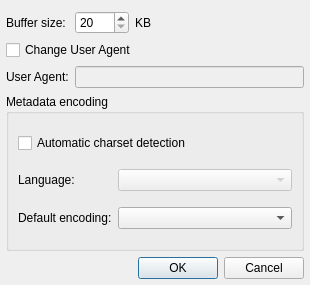
<?xml version="1.0" encoding="UTF-8"?>
<ui version="4.0">
 <class>HttpSettingsDialog</class>
 <widget class="QDialog" name="HttpSettingsDialog">
  <property name="geometry">
   <rect>
    <x>0</x>
    <y>0</y>
    <width>310</width>
    <height>285</height>
   </rect>
  </property>
  <property name="windowTitle">
   <string>HTTP Plugin Settings</string>
  </property>
  <layout class="QGridLayout" name="gridLayout_2">
   <property name="leftMargin">
    <number>6</number>
   </property>
   <property name="rightMargin">
    <number>6</number>
   </property>
   <property name="bottomMargin">
    <number>6</number>
   </property>
   <item row="0" column="0">
    <widget class="QLabel" name="label_17_2_2">
     <property name="text">
      <string>Buffer size:</string>
     </property>
     <property name="alignment">
      <set>Qt::AlignLeading|Qt::AlignLeft|Qt::AlignVCenter</set>
     </property>
    </widget>
   </item>
   <item row="0" column="1">
    <widget class="QSpinBox" name="bufferSizeSpinBox">
     <property name="sizePolicy">
      <sizepolicy hsizetype="Preferred" vsizetype="Fixed">
       <horstretch>0</horstretch>
       <verstretch>0</verstretch>
      </sizepolicy>
     </property>
     <property name="minimum">
      <number>20</number>
     </property>
     <property name="maximum">
      <number>1000</number>
     </property>
     <property name="singleStep">
      <number>20</number>
     </property>
    </widget>
   </item>
   <item row="0" column="2">
    <widget class="QLabel" name="label">
     <property name="sizePolicy">
      <sizepolicy hsizetype="Expanding" vsizetype="Preferred">
       <horstretch>0</horstretch>
       <verstretch>0</verstretch>
      </sizepolicy>
     </property>
     <property name="text">
      <string>KB</string>
     </property>
    </widget>
   </item>
   <item row="4" column="1" colspan="2">
    <widget class="QDialogButtonBox" name="buttonBox">
     <property name="standardButtons">
      <set>QDialogButtonBox::Cancel|QDialogButtonBox::Ok</set>
     </property>
    </widget>
   </item>
   <item row="3" column="0" colspan="3">
    <widget class="QGroupBox" name="groupBox">
     <property name="title">
      <string>Metadata encoding</string>
     </property>
     <layout class="QGridLayout" name="gridLayout">
      <item row="1" column="0" colspan="3">
       <widget class="QCheckBox" name="autoCharsetCheckBox">
        <property name="text">
         <string>Automatic charset detection</string>
        </property>
       </widget>
      </item>
      <item row="2" column="0">
       <widget class="QLabel" name="label_2">
        <property name="enabled">
         <bool>true</bool>
        </property>
        <property name="text">
         <string>Language:</string>
        </property>
       </widget>
      </item>
      <item row="2" column="1" colspan="2">
       <widget class="QComboBox" name="encaAnalyserComboBox">
        <property name="enabled">
         <bool>false</bool>
        </property>
       </widget>
      </item>
      <item row="3" column="0">
       <widget class="QLabel" name="label_15_4">
        <property name="sizePolicy">
         <sizepolicy hsizetype="Preferred" vsizetype="Preferred">
          <horstretch>0</horstretch>
          <verstretch>0</verstretch>
         </sizepolicy>
        </property>
        <property name="text">
         <string>Default encoding:</string>
        </property>
        <property name="alignment">
         <set>Qt::AlignLeading|Qt::AlignLeft|Qt::AlignVCenter</set>
        </property>
       </widget>
      </item>
      <item row="3" column="1" colspan="2">
       <widget class="QComboBox" name="icyEncodingComboBox">
        <property name="sizePolicy">
         <sizepolicy hsizetype="Preferred" vsizetype="Fixed">
          <horstretch>0</horstretch>
          <verstretch>0</verstretch>
         </sizepolicy>
        </property>
       </widget>
      </item>
     </layout>
    </widget>
   </item>
   <item row="2" column="0">
    <widget class="QLabel" name="label_3">
     <property name="text">
      <string>User Agent:</string>
     </property>
    </widget>
   </item>
   <item row="2" column="1" colspan="2">
    <widget class="QLineEdit" name="userAgentLineEdit">
     <property name="enabled">
      <bool>false</bool>
     </property>
    </widget>
   </item>
   <item row="1" column="0" colspan="3">
    <widget class="QCheckBox" name="userAgentCheckBox">
     <property name="text">
      <string>Change User Agent</string>
     </property>
    </widget>
   </item>
  </layout>
 </widget>
 <resources/>
 <connections>
  <connection>
   <sender>buttonBox</sender>
   <signal>rejected()</signal>
   <receiver>HttpSettingsDialog</receiver>
   <slot>reject()</slot>
   <hints>
    <hint type="sourcelabel">
     <x>303</x>
     <y>259</y>
    </hint>
    <hint type="destinationlabel">
     <x>70</x>
     <y>90</y>
    </hint>
   </hints>
  </connection>
  <connection>
   <sender>buttonBox</sender>
   <signal>accepted()</signal>
   <receiver>HttpSettingsDialog</receiver>
   <slot>accept()</slot>
   <hints>
    <hint type="sourcelabel">
     <x>303</x>
     <y>259</y>
    </hint>
    <hint type="destinationlabel">
     <x>61</x>
     <y>87</y>
    </hint>
   </hints>
  </connection>
  <connection>
   <sender>autoCharsetCheckBox</sender>
   <signal>toggled(bool)</signal>
   <receiver>encaAnalyserComboBox</receiver>
   <slot>setEnabled(bool)</slot>
   <hints>
    <hint type="sourcelabel">
     <x>82</x>
     <y>149</y>
    </hint>
    <hint type="destinationlabel">
     <x>288</x>
     <y>182</y>
    </hint>
   </hints>
  </connection>
  <connection>
   <sender>userAgentCheckBox</sender>
   <signal>toggled(bool)</signal>
   <receiver>userAgentLineEdit</receiver>
   <slot>setEnabled(bool)</slot>
   <hints>
    <hint type="sourcelabel">
     <x>131</x>
     <y>52</y>
    </hint>
    <hint type="destinationlabel">
     <x>136</x>
     <y>76</y>
    </hint>
   </hints>
  </connection>
 </connections>
</ui>
